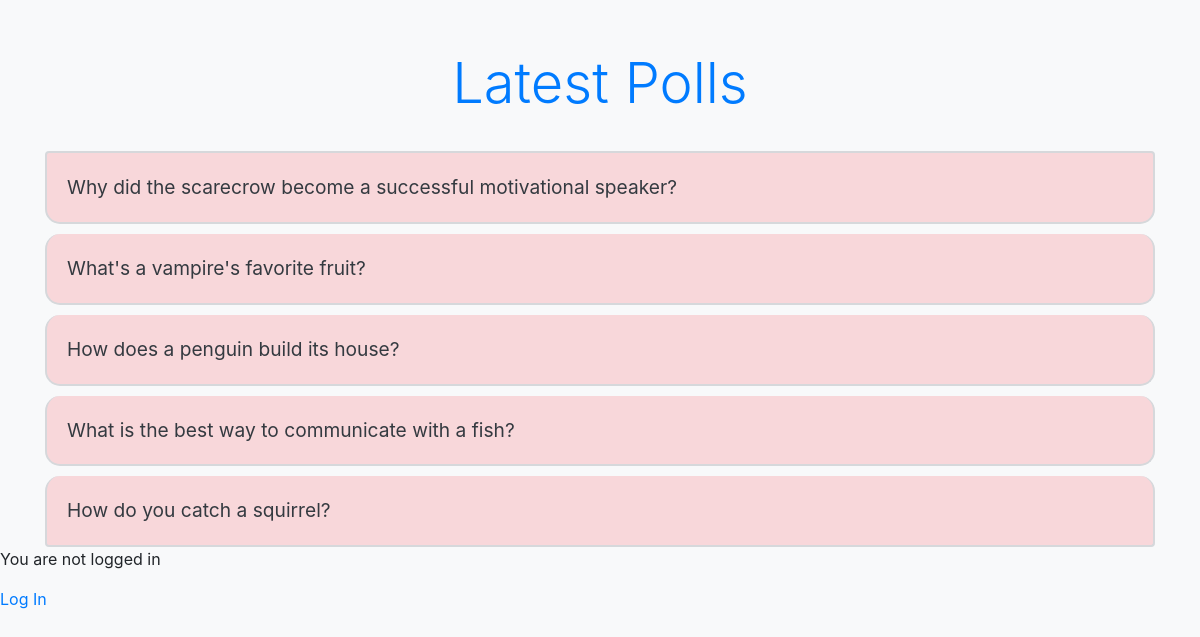
Screenshot of /polls/ with the database file from the repository.
### polls/models.py (models this page shows, shortened)
class Question(models.Model):
    question_text = models.CharField(max_length=200)
    pub_date = models.DateTimeField('date published')

### polls/views.py (the view)
# urls.py: path("", views.index, name= "index"),
def index(request):
    latest_question_list = Question.objects.order_by('-pub_date')[:5]
    context = {'latest_question_list': latest_question_list}
    return render(request, "polls/poll.html", context)

### polls/templates/polls/poll.html (shortened to what this page needs)
<!DOCTYPE html>
<html lang="en">
<head>
    <link rel="stylesheet" href="https://stackpath.bootstrapcdn.com/bootstrap/4.5.2/css/bootstrap.min.css">
<div class="container">
    <h1 class="display-4 text-center mb-4">Latest Polls</h1>
    {% if latest_question_list %}
        <ul class="list-group">
            {% for question in latest_question_list %}
                <li class="list-group-item">
                    <a href="{% url 'polls:detail' question.id %}" class="text-dark">
                        {{ question.question_text }}
                    </a>
                </li>
            {% endfor %}
        </ul>
    {% else %}
        <div class="alert alert-info mt-4">
            <p>No polls are available.</p>
        </div>
    {% endif %}
</div>
{% if user.is_authenticated %}
  Hi {{ user.username }}!
  <p><a href="{% url 'logout' %}">Click Here To Log Out</a></p>
  {% else %}
  <p>You are not logged in</p>
  <a href="{% url 'user_auth:login' %}">Log In</a>
{% endif %}

### polls/templates/polls/poll.html (style rules this page uses)
.container { text-align: center; margin-top: 50px; color: #343a40; }
h1 { font-size: 3em; color: #007bff; }
.list-group-item { background-color: #f8d7da; margin-top: 10px; padding: 20px; border: 2px solid #d6d8db; border-radius: 15px; font-size: 1.2em; display: flex; justify-content: space-between; align-items: center; }

### rows the page displays
Question: question_text "Why did the scarecrow become a successful motivational speaker?"
Question: question_text "What's a vampire's favorite fruit?"
Question: question_text "How does a penguin build its house?"
Question: question_text "What is the best way to communicate with a fish?"
Question: question_text "How do you catch a squirrel?"
